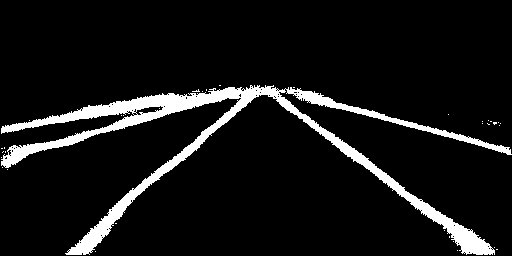
#> input picture hough_transform/binary_mask_image.png, 512 x 256 px, found by its file name
$ python hough_transform.py
#> lines starting #> are read from the running program, lines starting #| are printed output that depends on the picture; after the words box and inside, x2 and y2 are one past the last pixel; in counts of white or black regions, pixels touching at a corner belong together
import numpy as np
import imageio
import math

def rgb2gray(rgb):
    return np.dot(rgb[..., :3], [0.299, 0.587, 0.114]).astype(np.uint8)


def hough_line(img, angle_step=1, lines_are_white=True, value_threshold=5):
    """
    Hough transform for lines

    Input:
    img - 2D binary image with nonzeros representing edges
    angle_step - Spacing between angles to use every n-th angle
                 between -90 and 90 degrees. Default step is 1.
    lines_are_white - boolean indicating whether lines to be detected are white
    value_threshold - Pixel values above or below the value_threshold are edges

    Returns:
    accumulator - 2D array of the hough transform accumulator
    theta - array of angles used in computation, in radians.
    rhos - array of rho values. Max size is 2 times the diagonal
           distance of the input image.
    """
    # Rho and Theta ranges
    thetas = np.deg2rad(np.arange(-90.0, 90.0, angle_step))
    width, height = img.shape
    diag_len = int(round(math.sqrt(width * width + height * height)))
    rhos = np.linspace(-diag_len, diag_len, diag_len * 2)

    # Cache some resuable values
    cos_t = np.cos(thetas)
    sin_t = np.sin(thetas)
    num_thetas = len(thetas)

    # Hough accumulator array of theta vs rho
    accumulator = np.zeros((2 * diag_len, num_thetas), dtype=np.uint8)
    # (row, col) indexes to edges
    are_edges = img > value_threshold if lines_are_white else img < value_threshold
    y_idxs, x_idxs = np.nonzero(are_edges)

    # Vote in the hough accumulator
    for i in range(len(x_idxs)):
        x = x_idxs[i]
        y = y_idxs[i]

        for t_idx in range(num_thetas):
            # Calculate rho. diag_len is added for a positive index
            rho = diag_len + int(round(x * cos_t[t_idx] + y * sin_t[t_idx]))
            accumulator[rho, t_idx] += 1

    return accumulator, thetas, rhos


def show_hough_line(img, accumulator, thetas, rhos, save_path=None):
    import matplotlib.pyplot as plt

    fig, ax = plt.subplots(1, 2, figsize=(10, 10))

    ax[0].imshow(img, cmap=plt.cm.gray)
    ax[0].set_title('Input image')
    ax[0].axis('image')

    ax[1].imshow(
        accumulator, cmap='jet',
        extent=[np.rad2deg(thetas[-1]), np.rad2deg(thetas[0]), rhos[-1], rhos[0]])
    ax[1].set_aspect('equal', adjustable='box')
    ax[1].set_title('Hough transform')
    ax[1].set_xlabel('Angles (degrees)')
    ax[1].set_ylabel('Distance (pixels)')
    ax[1].axis('image')

    # plt.axis('off')
    if save_path is not None:
        plt.savefig(save_path, bbox_inches='tight')
    plt.show()


if __name__ == '__main__':
    imgpath = '/aimldl-cod/practice/nikhil/hough_transform/binary_mask_image.png'
    img = imageio.imread(imgpath)
#> img: shape (256, 512); 8.3% white; 35 white regions (34 under 20 px), largest, box (x1, y1, x2, y2) and area: (1, 85, 512, 255) 10857
    if img.ndim == 3:
        img = rgb2gray(img)
    accumulator, thetas, rhos = hough_line(img)
#> in hough_line, `y_idxs, x_idxs = np.nonzero(are_edges)`: y_idxs = 10922 values from 85 to 254; x_idxs = 10922 values, max 511 at index 7207, min 1 at index 5091, mean 232.2
#> the loop in hough_line, `for i in range(len(x_idxs)):` made 10922 passes
#> (x, y) on passes 1 to 3: (219, 85), (220, 85), (250, 85)
#> after the loop in hough_line, `for i in range(len(x_idxs)):`:
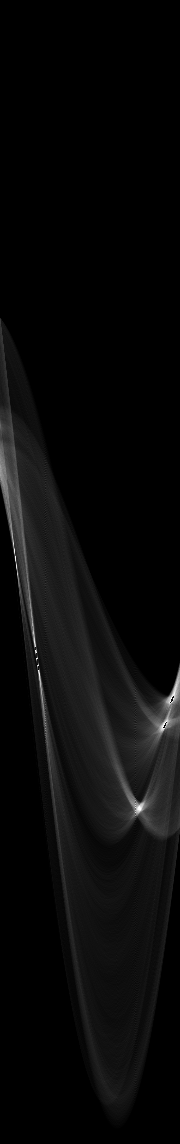
#> accumulator: shape (1144, 180); min 0, max 255, mean 9.5
#> thetas = 180 values from -1.57 to 1.55; rhos = 1144 values from -572 to 572
    show_hough_line(img, accumulator, thetas, rhos, save_path='/aimldl-cod/practice/nikhil/binary_mask_image.output.png')
#> in show_hough_line, `plt.savefig(save_path, bbox_inches='tight')`:
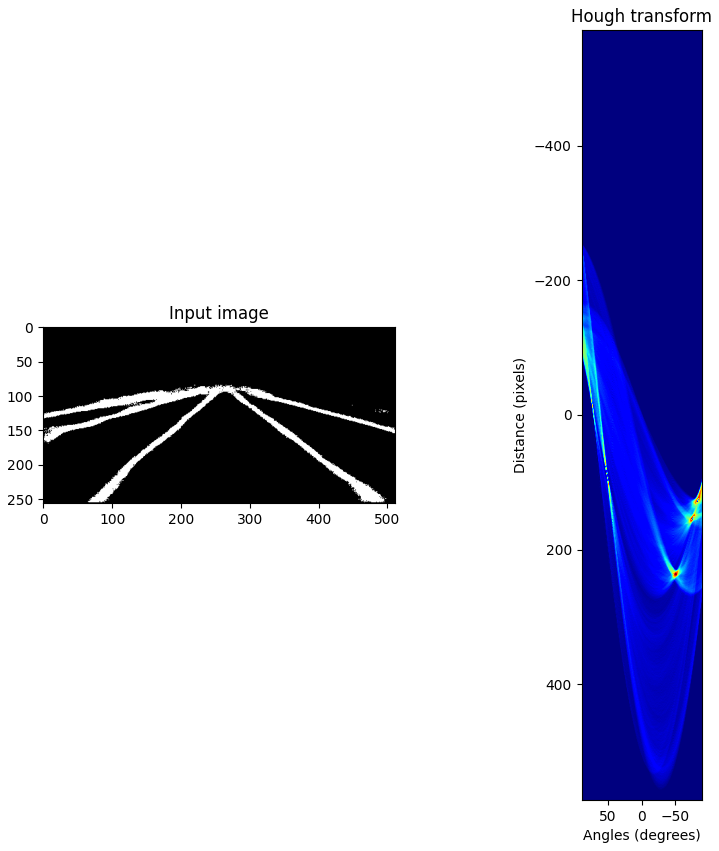
#> figure drawn by matplotlib, 2 panels
